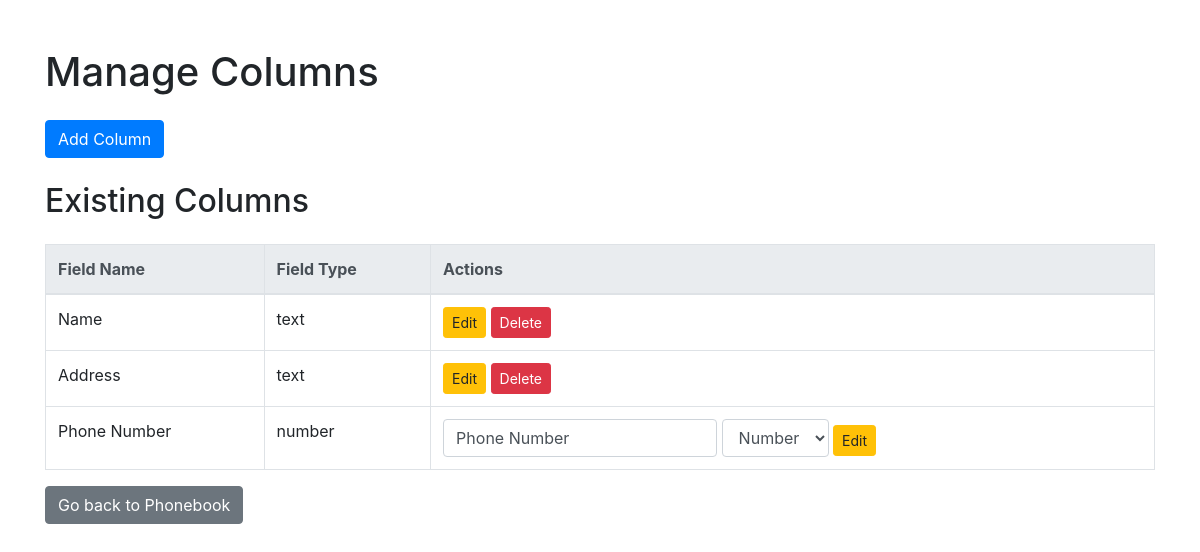
Screenshot of /manage_columns.php?edit=3 with the database file from the repository.
### tables this page shows
CREATE TABLE `phonebook_fields` (
  `id` int(11) NOT NULL,
  `field_name` varchar(255) NOT NULL,
  `field_type` varchar(50) NOT NULL
);

### manage_columns.php (the view, shortened to what this page needs)
<?php
include 'db_connect.php';
$fields_result = $conn->query("SELECT * FROM phonebook_fields");
$editing_field_id = isset($_GET['edit']) ? intval($_GET['edit']) : null;
?>
<!DOCTYPE html>
<html lang="en">
<head>
    <link href="https://stackpath.bootstrapcdn.com/bootstrap/4.5.2/css/bootstrap.min.css" rel="stylesheet">
</head>
<body>
    <div class="container mt-5">
        <h1 class="mb-4">Manage Columns</h1>
        <button type="button" class="btn btn-primary mb-4" data-toggle="modal" data-target="#addColumnModal">
            Add Column
        </button>
        <h2 class="mb-4">Existing Columns</h2>
        <table class="table table-bordered">
            <thead class="thead-light">
                <tr>
                    <th>Field Name</th>
                    <th>Field Type</th>
                    <th>Actions</th>
                </tr>
            </thead>
            <tbody>
                <?php while ($row = $fields_result->fetch_assoc()) { ?>
                    <tr>
                        <td><?php echo htmlspecialchars($row['field_name']); ?></td>
                        <td><?php echo htmlspecialchars($row['field_type']); ?></td>
                        <td>
                            <?php if ($editing_field_id === intval($row['id'])) { ?>
                                <form action="manage_columns.php" method="post" style="display:inline;">
                                    <input type="text" name="field_name" value="<?php echo htmlspecialchars($row['field_name']); ?>" required class="form-control" style="display:inline-block; width: auto;">
                                    <select name="field_type" class="form-control" style="display:inline-block; width: auto;">
                                        <option value="number" <?php echo $row['field_type'] == 'number' ? 'selected' : ''; ?>>Number</option>
                                    </select>
                                    <input type="submit" name="edit_field" value="Edit" class="btn btn-warning btn-sm">
                                </form>
                            <?php } else { ?>
                                <a href="manage_columns.php?edit=<?php echo $row['id']; ?>" class="btn btn-warning btn-sm">Edit</a>
                                <a href="manage_columns.php?delete=1&id=<?php echo $row['id']; ?>" class="btn btn-danger btn-sm" onclick="return confirm('Are you sure you want to delete this column?');">Delete</a>
                            <?php } ?>
                        </td>
                    </tr>
                <?php } ?>
            </tbody>
        </table>
        <p><a href="index.php" class="btn btn-secondary">Go back to Phonebook</a></p>
    </div>
</body>
</html>

### rows the page displays
phonebook_fields: field_name "Name", field_type "text"
phonebook_fields: field_name "Address", field_type "text"
phonebook_fields: field_name "Phone Number", field_type "number", field_type "Number"
